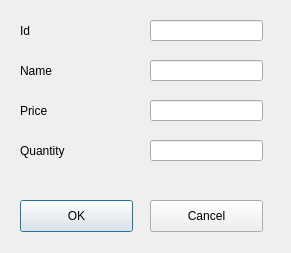
<?xml version="1.0" encoding="UTF-8"?>
<ui version="4.0">
 <class>Add_item</class>
 <widget class="QDialog" name="Add_item">
  <property name="geometry">
   <rect>
    <x>0</x>
    <y>0</y>
    <width>291</width>
    <height>253</height>
   </rect>
  </property>
  <property name="windowTitle">
   <string>Add item</string>
  </property>
  <widget class="QLabel" name="label_price">
   <property name="geometry">
    <rect>
     <x>20</x>
     <y>100</y>
     <width>121</width>
     <height>21</height>
    </rect>
   </property>
   <property name="text">
    <string>Price</string>
   </property>
  </widget>
  <widget class="QLabel" name="label_id">
   <property name="geometry">
    <rect>
     <x>20</x>
     <y>20</y>
     <width>121</width>
     <height>21</height>
    </rect>
   </property>
   <property name="text">
    <string>Id</string>
   </property>
  </widget>
  <widget class="QLabel" name="label_name">
   <property name="geometry">
    <rect>
     <x>20</x>
     <y>60</y>
     <width>121</width>
     <height>21</height>
    </rect>
   </property>
   <property name="text">
    <string>Name</string>
   </property>
  </widget>
  <widget class="QLineEdit" name="Name">
   <property name="geometry">
    <rect>
     <x>150</x>
     <y>60</y>
     <width>113</width>
     <height>21</height>
    </rect>
   </property>
  </widget>
  <widget class="QLineEdit" name="Qty">
   <property name="geometry">
    <rect>
     <x>150</x>
     <y>140</y>
     <width>113</width>
     <height>21</height>
    </rect>
   </property>
  </widget>
  <widget class="QLineEdit" name="Id">
   <property name="geometry">
    <rect>
     <x>150</x>
     <y>20</y>
     <width>113</width>
     <height>21</height>
    </rect>
   </property>
  </widget>
  <widget class="QLineEdit" name="Price">
   <property name="geometry">
    <rect>
     <x>150</x>
     <y>100</y>
     <width>113</width>
     <height>21</height>
    </rect>
   </property>
  </widget>
  <widget class="QLabel" name="label_qty">
   <property name="geometry">
    <rect>
     <x>20</x>
     <y>140</y>
     <width>121</width>
     <height>21</height>
    </rect>
   </property>
   <property name="text">
    <string>Quantity</string>
   </property>
  </widget>
  <widget class="QLabel" name="error">
   <property name="geometry">
    <rect>
     <x>60</x>
     <y>170</y>
     <width>171</width>
     <height>20</height>
    </rect>
   </property>
   <property name="text">
    <string/>
   </property>
   <property name="alignment">
    <set>Qt::AlignCenter</set>
   </property>
  </widget>
  <widget class="QPushButton" name="OK">
   <property name="geometry">
    <rect>
     <x>20</x>
     <y>200</y>
     <width>113</width>
     <height>32</height>
    </rect>
   </property>
   <property name="text">
    <string>OK</string>
   </property>
   <property name="default">
    <bool>true</bool>
   </property>
  </widget>
  <widget class="QPushButton" name="Cancel">
   <property name="geometry">
    <rect>
     <x>150</x>
     <y>200</y>
     <width>113</width>
     <height>32</height>
    </rect>
   </property>
   <property name="text">
    <string>Cancel</string>
   </property>
  </widget>
 </widget>
 <tabstops>
  <tabstop>Id</tabstop>
  <tabstop>Name</tabstop>
  <tabstop>Price</tabstop>
  <tabstop>Qty</tabstop>
 </tabstops>
 <resources/>
 <connections/>
</ui>
